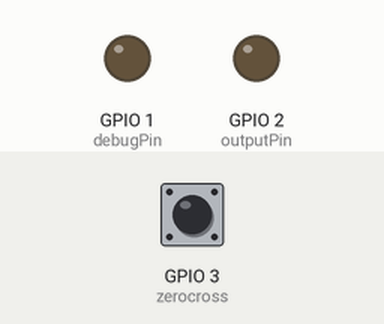
The sketch below on a simulated ESP8266 (NodeMCU). Shown: output pins drawn as LEDs (lit = HIGH). The inputs (shaded band) are chosen by the test bench; at power-on: GPIO 3 (zerocross) HIGH.

Above: at 1.2 s.
1.3 s: GPIO 3 (zerocross) pulled LOW for 0.15 s
At 2.1 s:
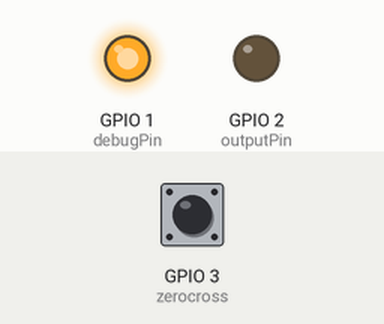
2.9 s: GPIO 3 (zerocross) pulled LOW for 1 s
At 3.4 s:
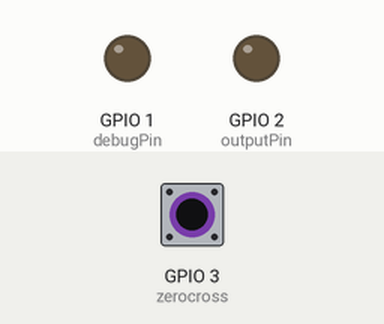
5.4 s: GPIO 3 (zerocross) pulled LOW for 3.2 s
At 6.5 s:
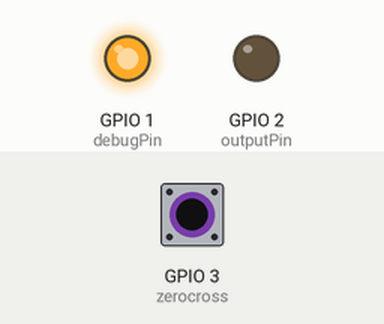
Timing chart, 0 to 8.4 s (numbered marks = the images above; inputs shaded):
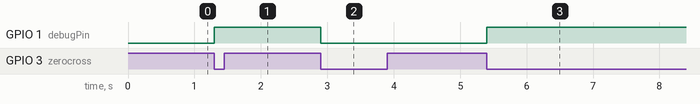

Measured:
- after the input at 1.3 s, GPIO 1 (debugPin): LOW → HIGH at once
- after the input at 2.9 s, GPIO 1 (debugPin): HIGH → LOW at once
- after the input at 5.4 s, GPIO 1 (debugPin): LOW → HIGH at once

The sketch:

esp8266_dimmer.ino
```cpp
#define outputPin  2
#define zerocross  3
#define debugPin  1

int outVal = 50;
int direction = 0;

int timeoutPin = 414; // 87us

static long lastZC = 0;
static long thisZC = 0;

static bool waiting = false;
void ICACHE_RAM_ATTR isr_ext()
{
  if (outVal < 100) {
    digitalWrite(outputPin, LOW);
    timer1_write(timeoutPin * (100 - outVal));
    waiting = true;
  } else {
    digitalWrite(outputPin, HIGH);
    timer1_write(timeoutPin);
    waiting = false;
  }

  digitalWrite(debugPin, !digitalRead(debugPin));
  detachInterrupt(digitalPinToInterrupt(zerocross));
}

void ICACHE_RAM_ATTR onTimerISR()
{
  if (waiting) {
    digitalWrite(outputPin, HIGH);
    timer1_write(timeoutPin);
    waiting = false;
  } else {
    digitalWrite(outputPin, LOW);
    attachInterrupt(digitalPinToInterrupt(zerocross), isr_ext, FALLING);
  }
}

void setup() {
  digitalWrite(outputPin, LOW);
  pinMode(outputPin, OUTPUT);
  digitalWrite(debugPin, LOW);
  pinMode(debugPin, OUTPUT);
  pinMode(zerocross, INPUT_PULLUP);
  attachInterrupt(digitalPinToInterrupt(zerocross), isr_ext, FALLING);
  timer1_attachInterrupt(onTimerISR);
  timer1_enable(TIM_DIV16, TIM_EDGE, TIM_SINGLE);
}

void loop() {
  outVal += direction;
  if (outVal >= 100) {
    direction = -1;
  } else if (outVal <= 1) {
    direction = 1;
  }

  delay(100);
}
```
